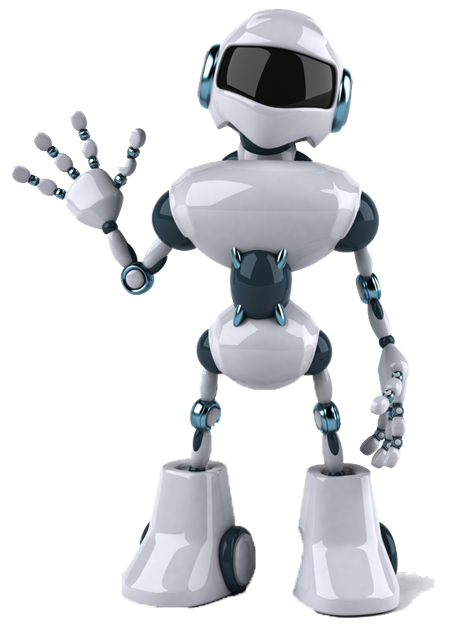
#> input picture HW2Python/robot.png, 473 x 630 px
$ python PythonArt.py
#> lines starting #> are read from the running program, lines starting #| are printed output that depends on the picture
#> the answer given: robot.png
#> in main, image is the input picture: PIL image 473x630 RGBA; mean R, G, B, A 51.3, 52.5, 55.5, 79.9
import PIL.Image
# ascii character used in to build the output text
ASCII_CHART = ["@", "#", "S", "%", "?", "*", "+",";",":", ",", "."]

# resize image according to a new width
def resize_image(image, new_width=100):
#> called with new_width = 100
    width, height = image.size
#> width = 473; height = 630
    ratio = height/ width
#> ratio = 1.33
    new_height = int(new_width * ratio)
#> new_height = 133
    resized_image = image.resize((new_width, new_height))
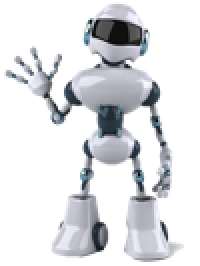
#> resized_image: PIL image 100x133 RGBA (shown 2 times larger); mean R, G, B, A 56, 57.4, 60.6, 79.9; transparent parts drawn white
    return(resized_image)

#convert each pixel to grayscale
def grayify(image):
    grayscale_image = image.convert("L")
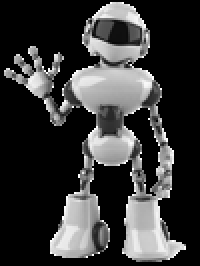
#> grayscale_image: PIL image 100x133 L (shown 2 times larger); min 0, max 255, mean 57.3
    return(grayscale_image)

#convert pixels to a string of ASCII characters
def pixel_to_ascii(image):
    pixels = image.getdata()
    characters = "".join([ASCII_CHART[pixel//25] for pixel in pixels])
    return(characters)

def main(new_width = 100):
    # attempt to open image from user script
    path = input("Enter a valid pathname to an image: \n")

    try:
        image = PIL.Image.open(path)
    except:
        print(path, "is not valid pathname to an image")


    # convert to ascii
    new_image_data = pixel_to_ascii(grayify(resize_image(image)))

    # format
    pixel_count = len(new_image_data)
#> pixel_count = 13300
    ascii_image = "\n".join(new_image_data[i:(i+new_width)] for i in range (0, pixel_count, new_width) )

    #print result
    print(ascii_image)

    #save results to ascii_image.txt

    with open("ascii_image.txt", "w") as f:
        f.write(ascii_image)

main()
